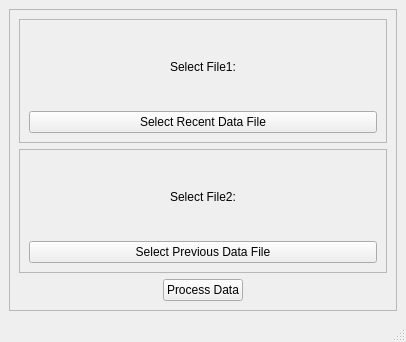
<?xml version="1.0" encoding="UTF-8"?>
<ui version="4.0">
 <class>MainWindow</class>
 <widget class="QMainWindow" name="MainWindow">
  <property name="geometry">
   <rect>
    <x>0</x>
    <y>0</y>
    <width>406</width>
    <height>342</height>
   </rect>
  </property>
  <property name="windowTitle">
   <string>MainWindow</string>
  </property>
  <widget class="QWidget" name="centralwidget">
   <layout class="QHBoxLayout" name="horizontalLayout">
    <item>
     <widget class="QFrame" name="frame">
      <property name="minimumSize">
       <size>
        <width>388</width>
        <height>279</height>
       </size>
      </property>
      <property name="frameShape">
       <enum>QFrame::StyledPanel</enum>
      </property>
      <property name="frameShadow">
       <enum>QFrame::Raised</enum>
      </property>
      <layout class="QVBoxLayout" name="verticalLayout">
       <item>
        <widget class="QFrame" name="frame_2">
         <property name="frameShape">
          <enum>QFrame::StyledPanel</enum>
         </property>
         <property name="frameShadow">
          <enum>QFrame::Raised</enum>
         </property>
         <layout class="QVBoxLayout" name="verticalLayout_2">
          <item alignment="Qt::AlignHCenter">
           <widget class="QLabel" name="label">
            <property name="text">
             <string>Select File1:</string>
            </property>
           </widget>
          </item>
          <item>
           <widget class="QPushButton" name="pushButton">
            <property name="text">
             <string>Select Recent Data File</string>
            </property>
           </widget>
          </item>
         </layout>
        </widget>
       </item>
       <item>
        <widget class="QFrame" name="frame_3">
         <property name="frameShape">
          <enum>QFrame::StyledPanel</enum>
         </property>
         <property name="frameShadow">
          <enum>QFrame::Raised</enum>
         </property>
         <layout class="QVBoxLayout" name="verticalLayout_3">
          <item alignment="Qt::AlignHCenter">
           <widget class="QLabel" name="label_2">
            <property name="text">
             <string>Select File2:</string>
            </property>
           </widget>
          </item>
          <item>
           <widget class="QPushButton" name="pushButton_2">
            <property name="text">
             <string>Select Previous Data File</string>
            </property>
           </widget>
          </item>
         </layout>
        </widget>
       </item>
       <item alignment="Qt::AlignHCenter">
        <widget class="QPushButton" name="pushButton_3">
         <property name="text">
          <string>Process Data</string>
         </property>
        </widget>
       </item>
      </layout>
     </widget>
    </item>
   </layout>
  </widget>
  <widget class="QMenuBar" name="menubar">
   <property name="geometry">
    <rect>
     <x>0</x>
     <y>0</y>
     <width>406</width>
     <height>23</height>
    </rect>
   </property>
  </widget>
  <widget class="QStatusBar" name="statusbar"/>
 </widget>
 <resources/>
 <connections/>
</ui>
